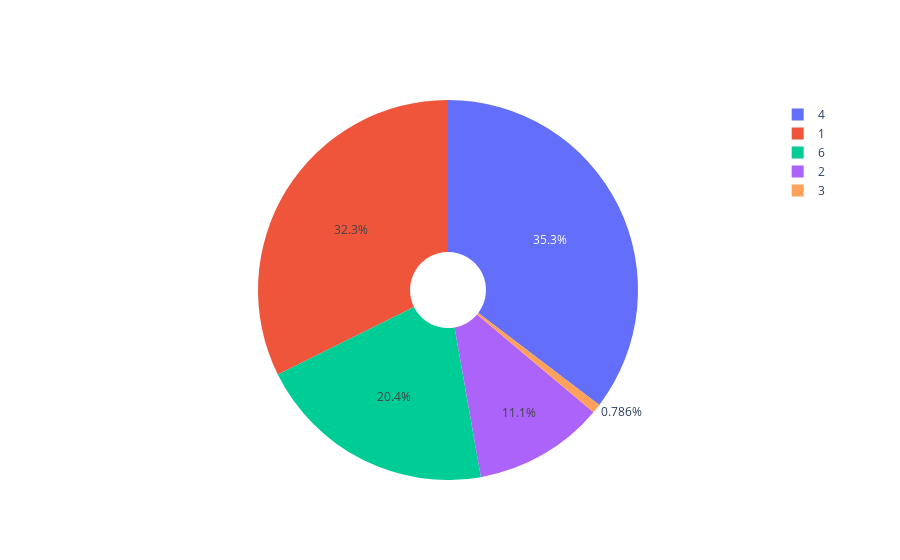

Notebook code for this chart:
### Code cell
trace = go.Pie(labels = labels, values = values, hole = 0.2)
data = [trace]
fig = go.Figure(data=data)

fig.show()

### Figure 1 — Plotly figure (JSON) as saved in the notebook; plotly's stock layout.template omitted (floating-point values rounded to 4 significant figures)
{"data": [{"hole": 0.2, "labels": [1, 4, 2, 6, 3], "type": "pie", "values": [2591, 2832, 890, 1638, 63]}], "layout": {"autosize": true}}
